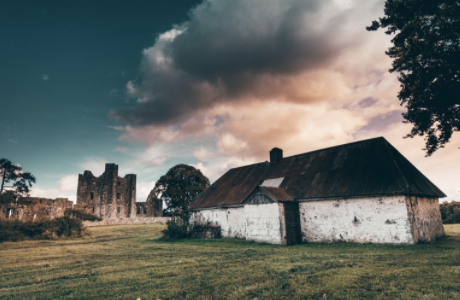
#> input picture tutcode/tree.png, 460 x 300 px, found by its file name
$ python canny.py
#> lines starting #> are read from the running program, lines starting #| are printed output that depends on the picture
import numpy as np
import argparse
import cv2

ap = argparse.ArgumentParser()
ap.add_argument("-i", "--something", default = "/Users/nicholasliu/Documents/adhoncs/Q1tutorial/tutcode/tree.png")
args = vars(ap.parse_args())

image = cv2.imread(args["something"])
#> image is the input picture: shape (300, 460, 3); mean B, G, R 100, 105.4, 101.2
image = cv2.cvtColor(image, cv2.COLOR_BGR2GRAY)
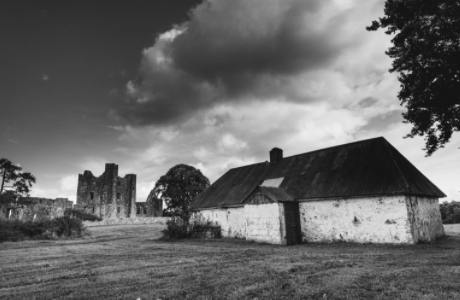
#> image: shape (300, 460); min 17, max 248, mean 103.5
image = cv2.GaussianBlur(image, (5, 5), 0)
cv2.imshow("Blurred", image)

#values greater than 150 for gradient are considered an edge
#values less than 30 are cponsidered not edge
#in between values are determined by how well they're conncetde?
#ASK DR J
canny = cv2.Canny(image, 30, 150)
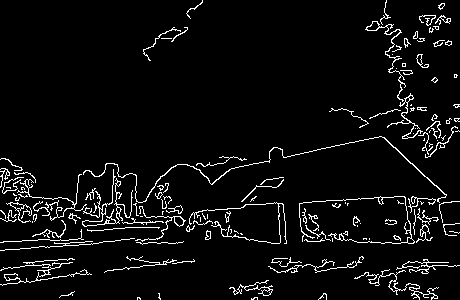
#> canny: shape (300, 460); 5.3% white in thin lines or dots
cv2.imshow("Canny", canny)
cv2.waitKey(0)

#canny uses sobel gradient first
